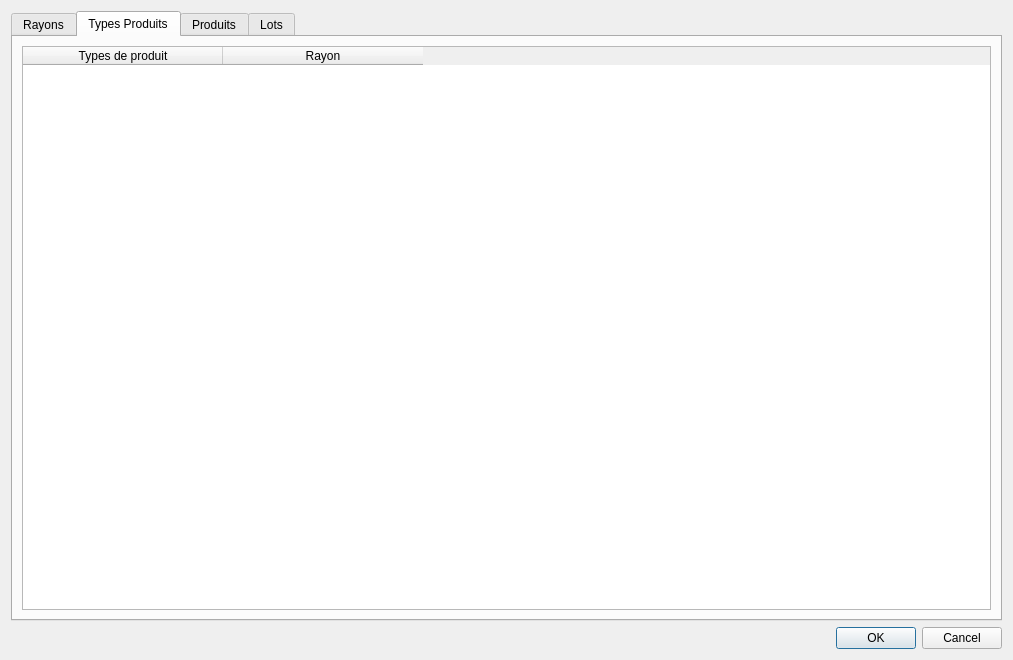
<?xml version="1.0" encoding="UTF-8"?>
<ui version="4.0">
 <class>DialogGestionLot</class>
 <widget class="QDialog" name="DialogGestionLot">
  <property name="geometry">
   <rect>
    <x>0</x>
    <y>0</y>
    <width>1013</width>
    <height>660</height>
   </rect>
  </property>
  <property name="windowTitle">
   <string>Gestion lot</string>
  </property>
  <layout class="QGridLayout" name="gridLayout_6">
   <item row="0" column="0">
    <widget class="QTabWidget" name="tabWidget">
     <property name="currentIndex">
      <number>1</number>
     </property>
     <widget class="QWidget" name="tabRayons">
      <attribute name="title">
       <string>Rayons</string>
      </attribute>
      <layout class="QGridLayout" name="gridLayout_7">
       <item row="0" column="0">
        <widget class="QTableWidget" name="tableWidgetRayons">
         <property name="dragEnabled">
          <bool>false</bool>
         </property>
         <attribute name="horizontalHeaderCascadingSectionResizes">
          <bool>false</bool>
         </attribute>
         <attribute name="horizontalHeaderShowSortIndicator" stdset="0">
          <bool>false</bool>
         </attribute>
         <attribute name="horizontalHeaderStretchLastSection">
          <bool>true</bool>
         </attribute>
         <column>
          <property name="text">
           <string>Libellé</string>
          </property>
         </column>
        </widget>
       </item>
      </layout>
     </widget>
     <widget class="QWidget" name="tabTypesProduits">
      <attribute name="title">
       <string>Types Produits</string>
      </attribute>
      <layout class="QGridLayout" name="gridLayout_2">
       <item row="0" column="0">
        <widget class="QTableWidget" name="tableWidgetTypesProduits">
         <attribute name="horizontalHeaderDefaultSectionSize">
          <number>200</number>
         </attribute>
         <attribute name="horizontalHeaderShowSortIndicator" stdset="0">
          <bool>false</bool>
         </attribute>
         <attribute name="horizontalHeaderStretchLastSection">
          <bool>false</bool>
         </attribute>
         <column>
          <property name="text">
           <string>Types de produit</string>
          </property>
         </column>
         <column>
          <property name="text">
           <string>Rayon</string>
          </property>
         </column>
        </widget>
       </item>
      </layout>
     </widget>
     <widget class="QWidget" name="tabProduits">
      <attribute name="title">
       <string>Produits</string>
      </attribute>
      <layout class="QGridLayout" name="gridLayout_3">
       <item row="0" column="0">
        <widget class="QTableWidget" name="tableWidgetProduits">
         <attribute name="horizontalHeaderDefaultSectionSize">
          <number>200</number>
         </attribute>
         <column>
          <property name="text">
           <string>Produit</string>
          </property>
         </column>
         <column>
          <property name="text">
           <string>Type de produit</string>
          </property>
         </column>
        </widget>
       </item>
      </layout>
     </widget>
     <widget class="QWidget" name="tabLots">
      <attribute name="title">
       <string>Lots</string>
      </attribute>
      <layout class="QGridLayout" name="gridLayout_5">
       <item row="0" column="0">
        <widget class="QTabWidget" name="tabWidgetLot">
         <property name="currentIndex">
          <number>0</number>
         </property>
         <widget class="QWidget" name="tabLots">
          <attribute name="title">
           <string>Les lots</string>
          </attribute>
          <layout class="QGridLayout" name="gridLayout">
           <item row="1" column="0" colspan="2">
            <layout class="QHBoxLayout" name="horizontalLayout_2">
             <item>
              <widget class="QPushButton" name="pushButtonSupprLot">
               <property name="text">
                <string>Supprimer un lot</string>
               </property>
              </widget>
             </item>
            </layout>
           </item>
           <item row="0" column="0" colspan="2">
            <widget class="QTableWidget" name="tableWidgetLot">
             <attribute name="horizontalHeaderDefaultSectionSize">
              <number>160</number>
             </attribute>
             <column>
              <property name="text">
               <string>Produit</string>
              </property>
             </column>
             <column>
              <property name="text">
               <string>Type</string>
              </property>
             </column>
             <column>
              <property name="text">
               <string>Producteur</string>
              </property>
             </column>
             <column>
              <property name="text">
               <string>Quantité</string>
              </property>
             </column>
             <column>
              <property name="text">
               <string>Unité</string>
              </property>
             </column>
             <column>
              <property name="text">
               <string>Prix</string>
              </property>
             </column>
             <column>
              <property name="text">
               <string>Date de production</string>
              </property>
             </column>
             <column>
              <property name="text">
               <string>Date de récolte</string>
              </property>
             </column>
             <column>
              <property name="text">
               <string>Origine</string>
              </property>
             </column>
            </widget>
           </item>
          </layout>
         </widget>
         <widget class="QWidget" name="tabLotsPerimes">
          <attribute name="title">
           <string>Lots périmés</string>
          </attribute>
          <layout class="QGridLayout" name="gridLayout_4">
           <item row="0" column="0">
            <widget class="QTableWidget" name="tableWidgetLotPerimes">
             <attribute name="horizontalHeaderDefaultSectionSize">
              <number>160</number>
             </attribute>
             <column>
              <property name="text">
               <string>Produit</string>
              </property>
             </column>
             <column>
              <property name="text">
               <string>Type</string>
              </property>
             </column>
             <column>
              <property name="text">
               <string>Producteur</string>
              </property>
             </column>
             <column>
              <property name="text">
               <string>Quantité</string>
              </property>
             </column>
             <column>
              <property name="text">
               <string>Unité</string>
              </property>
             </column>
             <column>
              <property name="text">
               <string>Prix</string>
              </property>
             </column>
             <column>
              <property name="text">
               <string>Date de production</string>
              </property>
             </column>
             <column>
              <property name="text">
               <string>Date de récolte</string>
              </property>
             </column>
             <column>
              <property name="text">
               <string>Origine</string>
              </property>
             </column>
            </widget>
           </item>
           <item row="1" column="0">
            <layout class="QHBoxLayout" name="horizontalLayout">
             <item>
              <widget class="QPushButton" name="pushButtonSupprLotPerimer">
               <property name="text">
                <string>Supprimer le(s) lot(s) périmé(s)</string>
               </property>
              </widget>
             </item>
            </layout>
           </item>
          </layout>
         </widget>
        </widget>
       </item>
      </layout>
     </widget>
    </widget>
   </item>
   <item row="1" column="0">
    <widget class="QDialogButtonBox" name="buttonBox">
     <property name="orientation">
      <enum>Qt::Horizontal</enum>
     </property>
     <property name="standardButtons">
      <set>QDialogButtonBox::Cancel|QDialogButtonBox::Ok</set>
     </property>
    </widget>
   </item>
  </layout>
 </widget>
 <resources/>
 <connections>
  <connection>
   <sender>buttonBox</sender>
   <signal>accepted()</signal>
   <receiver>DialogGestionLot</receiver>
   <slot>accept()</slot>
   <hints>
    <hint type="sourcelabel">
     <x>248</x>
     <y>254</y>
    </hint>
    <hint type="destinationlabel">
     <x>157</x>
     <y>274</y>
    </hint>
   </hints>
  </connection>
  <connection>
   <sender>buttonBox</sender>
   <signal>rejected()</signal>
   <receiver>DialogGestionLot</receiver>
   <slot>reject()</slot>
   <hints>
    <hint type="sourcelabel">
     <x>316</x>
     <y>260</y>
    </hint>
    <hint type="destinationlabel">
     <x>286</x>
     <y>274</y>
    </hint>
   </hints>
  </connection>
 </connections>
</ui>
